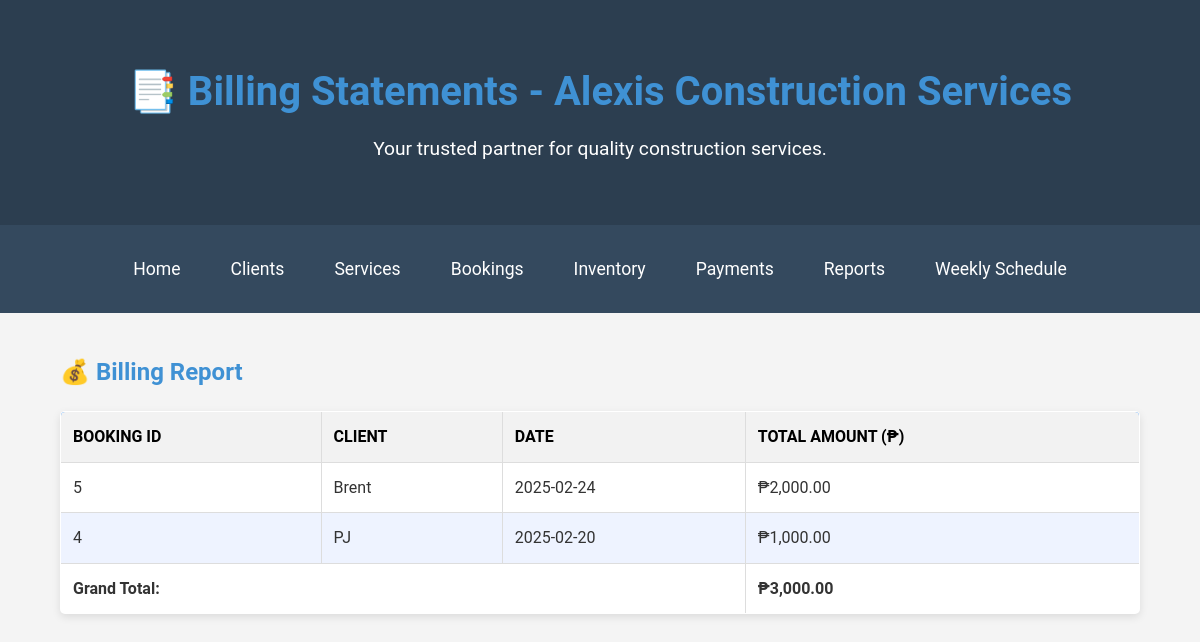
The app's page /reports.php with its own data.
### tables this page shows
CREATE TABLE `bookings` (
  `id` int(11) NOT NULL,
  `client_id` int(11) NOT NULL,
  `date` date NOT NULL
);

CREATE TABLE `clients` (
  `id` int(11) NOT NULL,
  `name` varchar(100) NOT NULL,
  `contact_info` varchar(100) NOT NULL
);

### reports.php (the view, shortened to what this page needs)
<?php include 'db.php'; ?>
<!DOCTYPE html>
<html lang="en">
<head>
    <link rel="stylesheet" href="styles.css">
</head>
<body>
    <header>
        <div class="container">
            <h1>📑 Billing Statements - Alexis Construction Services</h1>
            <p>Your trusted partner for quality construction services.</p>
        </div>
    </header>
    <nav>
        <div class="container">
            <ul>
                <li><a href="index.php">Home</a></li>
                <li><a href="clients.php">Clients</a></li>
                <li><a href="services.php">Services</a></li>
                <li><a href="bookings.php">Bookings</a></li>
                <li><a href="inventory.php">Inventory</a></li>
                <li><a href="payments.php">Payments</a></li>
                <li><a href="reports.php">Reports</a></li>
                <li><a href="weekly_schedule.php">Weekly Schedule</a></li>
            </ul>
        </div>
    </nav>
    <div class="container">
        <h2>💰 Billing Report</h2>
        <table border="1">
            <thead>
                <tr>
                    <th>Booking ID</th>
                    <th>Client</th>
                    <th>Date</th>
                    <th>Total Amount (₱)</th>
                </tr>
            </thead>
            <tbody>
                <?php
                $totalAmount = 0;
                $reports = $conn->query("
                    SELECT
                        Bookings.id AS booking_id,
                        Clients.name AS client_name,
                        Bookings.date,
                        COALESCE(SUM(Services.hourly_rate * BookingServices.hours), 0) AS total_amount
                    FROM Bookings
                    JOIN Clients ON Bookings.client_id = Clients.id
                    LEFT JOIN BookingServices ON Bookings.id = BookingServices.booking_id
                    LEFT JOIN Services ON BookingServices.service_id = Services.id
                    GROUP BY Bookings.id
                    ORDER BY Bookings.date DESC
                ");
                if ($reports->rowCount() > 0) {
                    while ($report = $reports->fetch(PDO::FETCH_ASSOC)) {
                        $totalAmount += $report['total_amount'];
                        echo "<tr>
                                <td>{$report['booking_id']}</td>
                                <td>{$report['client_name']}</td>
                                <td>{$report['date']}</td>
                                <td>₱" . number_format($report['total_amount'], 2) . "</td>
                              </tr>";
                    }
                    echo "<tr>
                            <td colspan='3'><strong>Grand Total:</strong></td>
                            <td><strong>₱" . number_format($totalAmount, 2) . "</strong></td>
                          </tr>";
                } else {
                    echo "<tr><td colspan='4'>No billing records found.</td></tr>";
                }
                ?>
            </tbody>
        </table>
    </div>
</body>
</html>

### styles.css (style rules this page uses)
body { font-family: Arial, sans-serif; margin: 20px; }
h1, h2 { color: #3f91d4; }
table { width: 100%; border-collapse: collapse; }
table, th, td { border: 1px solid #ddd; }
th, td { padding: 8px; text-align: left; }
th { background-color: #f2f2f2; }
body { font-family: 'Roboto', sans-serif; margin: 0; padding: 0; background-color: #f4f4f4; color: #333; line-height: 1.6; }
.container { width: 90%; max-width: 1200px; margin: 0 auto; padding: 20px; }
header { background-color: #2c3e50; color: #fff; padding: 40px 0; text-align: center; }
header h1 { margin: 0; font-size: 2.5rem; }
header p { margin: 10px 0 0; font-size: 1.2rem; }
nav { background-color: #34495e; padding: 10px 0; }
nav ul { list-style: none; padding: 0; margin: 0; display: flex; justify-content: center; gap: 20px; }
nav ul li { display: inline; }
nav ul li a { color: #fff; text-decoration: none; font-size: 1.1rem; padding: 10px 15px; border-radius: 5px; transition: background-color 0.3s ease; }
table { width: 100%; border-collapse: collapse; background: white; border-radius: 5px; overflow: hidden; box-shadow: 0px 3px 8px rgba(0, 0, 0, 0.1); }
thead { background: #007bff; color: rgb(0, 0, 0); text-transform: uppercase; }
th, td { padding: 12px; border: 1px solid #ddd; text-align: left; }
tbody tr:nth-child(even) { background: #eef3ff; }

### records on screen
bookings: id "5", client.name "Brent", date "2025-02-24", total_amount "2,000.00"
bookings: id "4", client.name "PJ", date "2025-02-20", total_amount "1,000.00"

### other values on screen
$totalAmount "3,000.00"
